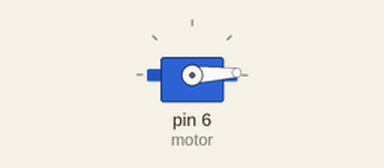
The sketch below on a simulated Arduino Uno, built with avr-gcc and run on an emulated ATmega328P. Parts: servo.

Above: at 0.05 s.
At 0.9 s:
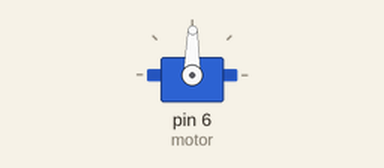
At 1.75 s:
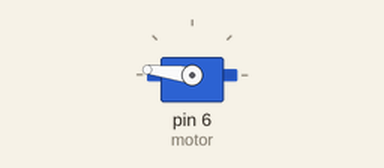
At 3.45 s:
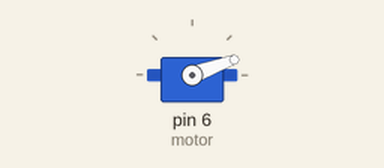
Timing chart, 0 to 8.4 s (numbered marks = the images above):
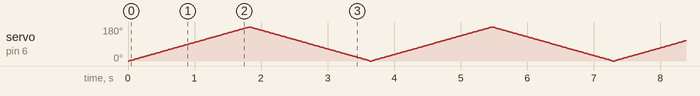

The sketch:

ServoMotorKullanimi.ino
```cpp
#include <Servo.h>                // Servo kütüphanesini dahil ediyoruz

Servo motor;                      // Bir örnek oluşturuyoruz.

void setup() {

  motor.attach(6);                // 9. pwm pinini ayarlıyoruz.
}

void loop() {

  for(int aci=0; aci<=180; aci++){

    motor.write(aci);
    delay(10);
  }
  for(int aci=180; aci>=0; aci--){

    motor.write(aci);
    delay(10);
  }
}
```
